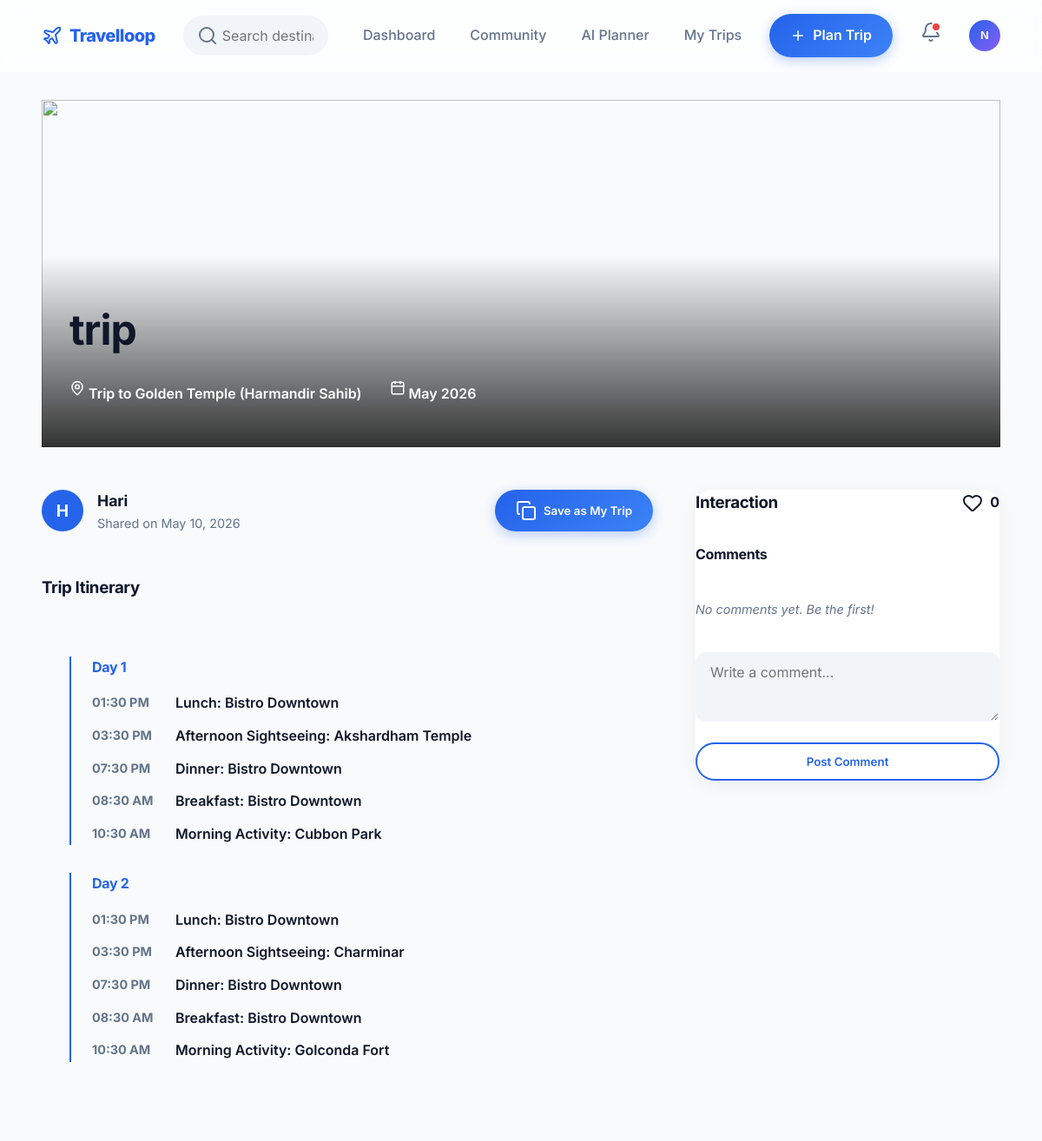
The app's page /community/post/2 (signed in) with its own data.
### app.py (models this page shows, shortened)
class User(db.Model, UserMixin):
    id = db.Column(db.Integer, primary_key=True)
    name = db.Column(db.String(150), nullable=False)
    email = db.Column(db.String(150), unique=True, nullable=False)
    password = db.Column(db.String(60), nullable=False)
    trips = db.relationship('Trip', backref='owner', lazy=True)

class CommunityPost(db.Model):
    id = db.Column(db.Integer, primary_key=True)
    user_id = db.Column(db.Integer, db.ForeignKey('user.id'), nullable=False)
    trip_id = db.Column(db.Integer, db.ForeignKey('trip.id'), nullable=False)
    title = db.Column(db.String(150), nullable=False)
    description = db.Column(db.Text, default='')
    created_at = db.Column(db.DateTime, default=datetime.utcnow)
    user = db.relationship('User', backref='posts', lazy=True)
    trip = db.relationship('Trip', backref='community_posts', lazy=True)
    likes = db.relationship('PostLike', backref='post', lazy=True, cascade='all, delete-orphan')
    comments = db.relationship('PostComment', backref='post', lazy=True, cascade='all, delete-orphan', order_by='PostComment.created_at')

class Trip(db.Model):
    id = db.Column(db.Integer, primary_key=True)
    name = db.Column(db.String(200), nullable=False)
    start_date = db.Column(db.Date, nullable=False)
    end_date = db.Column(db.Date, nullable=False)
    description = db.Column(db.Text, nullable=True)
    cover_photo = db.Column(db.String(255), nullable=True, default='default_trip.jpg')
    user_id = db.Column(db.Integer, db.ForeignKey('user.id'), nullable=False)
    is_public = db.Column(db.Boolean, default=False)
    num_travelers = db.Column(db.Integer, default=1)
    created_at = db.Column(db.DateTime, default=datetime.utcnow)
    itinerary_items = db.relationship('ItineraryItem', backref='trip', lazy=True, cascade="all, delete-orphan")
    packing_items = db.relationship('PackingItem', backref='trip', lazy=True, cascade="all, delete-orphan")
    notes = db.relationship('TripNote', backref='trip', lazy=True, cascade="all, delete-orphan")
    @property
    def smart_hero_image(self):
        fallback = 'https://images.unsplash.com/photo-1488646953014-85cb44e25828?w=800'
        if self.cover_photo and self.cover_photo != 'default_trip.jpg' and self.cover_photo != '':
            return self.cover_photo
        if self.itinerary_items:
            first_item = self.itinerary_items[0]
            p = Place.query.filter(Place.name.ilike(f"%{first_item.name}%")).first()
            if p and p.image_url:
                return p.image_url
        p_by_name = Place.query.filter(or_(Place.name.ilike(f"%{self.name}%"), Place.country.ilike(f"%{self.name}%"))).first()
        if p_by_name and p_by_name.image_url:
            return p_by_name.image_url
        return fallback

class ItineraryItem(db.Model):
    id = db.Column(db.Integer, primary_key=True)
    trip_id = db.Column(db.Integer, db.ForeignKey('trip.id'), nullable=False)
    day = db.Column(db.Integer, nullable=False, default=1)
    time = db.Column(db.String(50), nullable=True)
    name = db.Column(db.String(200), nullable=False)
    category = db.Column(db.String(50), nullable=False)
    description = db.Column(db.Text, nullable=True)
    cost = db.Column(db.Float, default=0.0)

### app.py (the view)
@app.route('/community/post/<int:post_id>')
@login_required
def view_post(post_id):
    post = CommunityPost.query.get_or_404(post_id)
    is_liked = PostLike.query.filter_by(user_id=current_user.id, post_id=post_id).first() is not None
    return render_template('post_detail.html', post=post, is_liked=is_liked)

### app.py (called while the page is built)
@app.context_processor
def inject_globals():
    return dict(timedelta=timedelta, date=date)

@login_manager.user_loader
def load_user(user_id):
    return User.query.get(int(user_id))

### templates/post_detail.html (shortened to what this page needs)
{% extends "base.html" %}
{% block content %}
<div class="post-hero">
    <img src="{{ post.trip.smart_hero_image }}" class="hero-img">
    <div class="hero-overlay">
        <h1 style="font-size: 3rem; margin-bottom: 1rem;">{{ post.title }}</h1>
        <div style="display: flex; gap: 2rem; font-weight: 600;">
            <span><i data-lucide="map-pin" style="width: 18px;"></i> {{ post.trip.name }}</span>
            <span><i data-lucide="calendar" style="width: 18px;"></i> {{ post.trip.start_date.strftime('%b %Y') }}</span>
        </div>
    </div>
</div>
<div class="detail-grid">
    <div class="main-content">
        <div class="author-strip">
            <div style="width: 48px; height: 48px; border-radius: 50%; background: var(--primary); color: white; display: flex; align-items: center; justify-content: center; font-weight: 700; font-size: 1.2rem;">
                {{ post.user.name[0].upper() }}
            </div>
            <div>
                <div style="font-weight: 700; font-size: 1.1rem;">{{ post.user.name }}</div>
                <div style="color: var(--muted); font-size: 0.9rem;">Shared on {{ post.created_at.strftime('%B %d, %Y') }}</div>
            </div>
            <div style="margin-left: auto;">
                <button class="btn btn-primary" data-trip-id="{{ post.trip_id }}" onclick="copyTrip(this.dataset.tripId, this)">
                    <i data-lucide="copy"></i> Save as My Trip
                </button>
            </div>
        </div>
        <h3>Trip Itinerary</h3>
        <div class="itinerary-preview">
            {% set items_by_day = {} %}
            {% for item in post.trip.itinerary_items %}
                {% if item.day not in items_by_day %}
                    {% set _ = items_by_day.update({item.day: []}) %}
                {% endif %}
                {% set _ = items_by_day[item.day].append(item) %}
            {% endfor %}
            {% for day, items in items_by_day.items()|sort %}
            <div class="day-block">
                <h4 style="margin-bottom: 1rem; color: var(--primary);">Day {{ day }}</h4>
                {% for item in items|sort(attribute='time') %}
                <div style="display: flex; gap: 1rem; margin-bottom: 0.75rem;">
                    <div style="font-weight: 700; font-size: 0.9rem; color: var(--muted); width: 80px;">{{ item.time }}</div>
                    <div style="font-weight: 600;">{{ item.name }}</div>
                </div>
                {% endfor %}
            </div>
            {% endfor %}
        </div>
    </div>
    <div class="sidebar">
        <div class="card" style="position: sticky; top: 100px;">
            <div style="display: flex; justify-content: space-between; align-items: center; margin-bottom: 2rem;">
                <h3 style="margin: 0;">Interaction</h3>
                <div class="stat-item {% if is_liked %}liked{% endif %}" data-post-id="{{ post.id }}" data-liked="{{ 'true' if is_liked else 'false' }}" style="display: flex; align-items: center; gap: 0.5rem; cursor: pointer;" onclick="toggleLike(this.dataset.postId, this)">
                    <i data-lucide="heart"></i>
                    <span class="like-count" style="font-weight: 700;">{{ post.likes|length }}</span>
                </div>
            </div>
            <h4>Comments</h4>
            <div style="max-height: 400px; overflow-y: auto; margin: 1.5rem 0;">
                {% for comment in post.comments %}
                <div class="comment-card">
                    <div style="font-weight: 700; font-size: 0.85rem; margin-bottom: 0.25rem;">{{ comment.user.name }}</div>
                    <div style="font-size: 0.92rem; color: var(--muted);">{{ comment.body }}</div>
                </div>
                {% else %}
                <p style="color: var(--muted); font-style: italic; font-size: 0.9rem;">No comments yet. Be the first!</p>
                {% endfor %}
            </div>
            <form action="{{ url_for('add_comment', post_id=post.id) }}" method="POST">
                <textarea name="body" class="form-control" style="width: 100%; height: 80px; margin-bottom: 1rem;" placeholder="Write a comment..." required></textarea>
                <button type="submit" class="btn btn-outline" style="width: 100%;">Post Comment</button>
            </form>
        </div>
    </div>
</div>
{% endblock %}

### templates/base.html (shortened to what this page needs)
<!DOCTYPE html>
<html lang="en">
<head>
    <link rel="stylesheet" href="{{ url_for('static', filename='css/style.css') }}">
    <link rel="stylesheet" href="https://unpkg.com/leaflet@1.9.4/dist/leaflet.css"/>
</head>
<body>
    <nav class="navbar">
        <a href="{{ url_for('index') }}" class="nav-brand">
            <i data-lucide="plane" style="color: var(--primary);"></i> Travelloop
        </a>
        {% if current_user.is_authenticated %}
        <div class="nav-search-wrapper hidden-mobile">
            <div class="input-icon-wrapper">
                <input type="text" id="globalSearch" class="form-control with-icon"
                       placeholder="Search destinations, trips…" autocomplete="off">
            </div>
        </div>
        {% endif %}
        <div class="nav-links">
            {% if current_user.is_authenticated %}
                <a href="{{ url_for('dashboard') }}" class="nav-link {% if request.endpoint == 'dashboard' %}active{% endif %}">Dashboard</a>
                <a href="{{ url_for('community_feed') }}" class="nav-link {% if request.endpoint == 'community_feed' %}active{% endif %}">Community</a>
                <a href="{{ url_for('ai_planner') }}" class="nav-link {% if request.endpoint == 'ai_planner' %}active{% endif %}">AI Planner</a>
                <a href="{{ url_for('my_trips') }}"  class="nav-link {% if request.endpoint == 'my_trips' %}active{% endif %}">My Trips</a>
                <a href="{{ url_for('create_trip') }}" class="btn btn-primary">
                    <i data-lucide="plus" style="width:18px;height:18px;"></i> Plan Trip
                </a>
                <div style="position:relative;cursor:pointer;padding:0.5rem;color:var(--muted);">
                    <i data-lucide="bell"></i>
                    <span style="position:absolute;top:8px;right:8px;width:8px;height:8px;background:var(--danger);border-radius:50%;border:2px solid var(--white);"></span>
                </div>
                <div class="profile-wrapper">
                    <button class="profile-btn" onclick="toggleProfileMenu(event)" title="{{ current_user.name }}">
                        {{ current_user.name[0].upper() }}
                    </button>
                </div>
            {% else %}
                <a href="{{ url_for('login') }}"  class="nav-link">Log In</a>
                <a href="{{ url_for('signup') }}" class="btn btn-primary">Create Account</a>
            {% endif %}
        </div>
    </nav>
    <main class="container animate-fade-in-up">
        {% block content %}{% endblock %}
    </main>
</body>
</html>

### static/css/style.css (style rules this page uses)
:root { --primary: #2563EB; --primary-hover: #1D4ED8; --secondary: #14B8A6; --accent: #F59E0B; --background: #F8FAFC; --dark: #0F172A; --muted: #64748B; --success: #10B981; --danger: #EF4444; --white: #FFFFFF; --glass-bg: rgba(255, 255, 255, 0.7); --glass-border: rgba(255, 255, 255, 0.4); --radius-sm: 8px; --radius-md: 12px; --radius-lg: 16px; --radius-xl: 20px; --radius-full: 9999px; --shadow-soft: 0 4px 20px rgba(0, 0, 0, 0.05); --shadow-float: 0 10px 40px rgba(0, 0, 0, 0.08); --shadow-glass: 0 8px 32px rgba(31, 38, 135, 0.1); --transition: all 0.3s cubic-bezier(0.4, 0, 0.2, 1); }
body { font-family: 'Inter', sans-serif; background-color: var(--background); color: var(--dark); line-height: 1.6; margin: 0; padding: 0; -webkit-font-smoothing: antialiased; }
h1, h2, h3, h4, h5, h6 { font-family: 'Inter', sans-serif; font-weight: 700; color: var(--dark); margin-top: 0; letter-spacing: -0.02em; }
.card { background: var(--white); border-radius: var(--radius-xl); box-shadow: var(--shadow-soft); transition: var(--transition); border: 1px solid rgba(0, 0, 0, 0.03); }
.navbar { background: var(--glass-bg); backdrop-filter: blur(16px); -webkit-backdrop-filter: blur(16px); border-bottom: 1px solid var(--glass-border); position: sticky; top: 0; z-index: 1000; display: flex; justify-content: space-between; align-items: center; padding: 1rem 4%; transition: var(--transition); }
.nav-brand { display: flex; align-items: center; gap: 0.5rem; font-size: 1.25rem; font-weight: 800; color: var(--primary); text-decoration: none; letter-spacing: -0.03em; }
.nav-links { display: flex; gap: 1.5rem; align-items: center; }
.nav-link { text-decoration: none; color: var(--muted); font-weight: 500; transition: var(--transition); padding: 0.5rem; }
.btn { display: inline-flex; align-items: center; justify-content: center; padding: 0.75rem 1.5rem; border-radius: var(--radius-full); font-weight: 600; text-decoration: none; cursor: pointer; border: none; transition: var(--transition); font-family: 'Inter', sans-serif; gap: 0.5rem; }
.btn-primary { background: linear-gradient(135deg, var(--primary) 0%, #3B82F6 100%); color: var(--white); box-shadow: 0 4px 14px rgba(37, 99, 235, 0.3); }
.btn-outline { background-color: transparent; color: var(--primary); border: 2px solid var(--primary); }
.form-control { width: 100%; padding: 0.75rem 1rem; background: #F1F5F9; border: 1px solid transparent; border-radius: var(--radius-md); font-family: 'Inter', sans-serif; font-size: 1rem; transition: var(--transition); box-sizing: border-box; color: var(--dark); }
.input-icon-wrapper { position: relative; }
.form-control.with-icon { padding-left: 2.75rem; }
.container { width: 92%; max-width: 1280px; margin: 0 auto; padding: 2rem 0; }
.animate-fade-in-up { animation: fadeInUp 0.6s cubic-bezier(0.4, 0, 0.2, 1) forwards; }

### templates/base.html (style rules this page uses)
.nav-search-wrapper { position: relative; flex: 1; max-width: 400px; margin: 0 2rem; }
#globalSearch { border-radius: var(--radius-full) !important; background: #F1F5F9 !important; }
.profile-wrapper { position: relative; }
.profile-btn { width: 36px; height: 36px; border-radius: 50%; background: linear-gradient(135deg, var(--primary), #8B5CF6); display: flex; align-items: center; justify-content: center; color: #fff; cursor: pointer; font-weight: 700; font-size: 0.85rem; border: none; transition: box-shadow 0.2s; }

### templates/post_detail.html (style rules this page uses)
.post-hero { position: relative; height: 400px; border-radius: var(--radius-2xl); overflow: hidden; margin-bottom: 3rem; }
.hero-img { width: 100%; height: 100%; object-fit: cover; }
.hero-overlay { position: absolute; bottom: 0; left: 0; right: 0; padding: 3rem 2rem; background: linear-gradient(transparent, rgba(0,0,0,0.8)); color: white; }
.detail-grid { display: grid; grid-template-columns: 2fr 1fr; gap: 3rem; }
.author-strip { display: flex; align-items: center; gap: 1rem; margin-bottom: 2rem; }
.itinerary-preview { background: #F8FAFC; border-radius: var(--radius-xl); padding: 2rem; margin-top: 2rem; }
.day-block { margin-bottom: 2rem; padding-left: 1.5rem; border-left: 2px solid var(--primary); }

### records on screen
User: name "N"
CommunityPost: title "trip", created_at "May 10, 2026"
Trip: trip.name "Trip to Golden Temple (Harmandir Sahib)", trip.start_date "May 2026"
User: user "H", user.name "Hari"
ItineraryItem: time "01:30 PM", name "Lunch: Bistro Downtown"
ItineraryItem: time "03:30 PM", name "Afternoon Sightseeing: Akshardham Temple"
ItineraryItem: time "07:30 PM", name "Dinner: Bistro Downtown"
ItineraryItem: time "08:30 AM", name "Breakfast: Bistro Downtown"
ItineraryItem: time "10:30 AM", name "Morning Activity: Cubbon Park"
ItineraryItem: time "01:30 PM", name "Lunch: Bistro Downtown"
ItineraryItem: time "03:30 PM", name "Afternoon Sightseeing: Charminar"
ItineraryItem: time "07:30 PM", name "Dinner: Bistro Downtown"
ItineraryItem: time "08:30 AM", name "Breakfast: Bistro Downtown"
ItineraryItem: time "10:30 AM", name "Morning Activity: Golconda Fort"

### other values on screen
{{ day }} "1" "2"
{{ post.likes|length }} "0"
